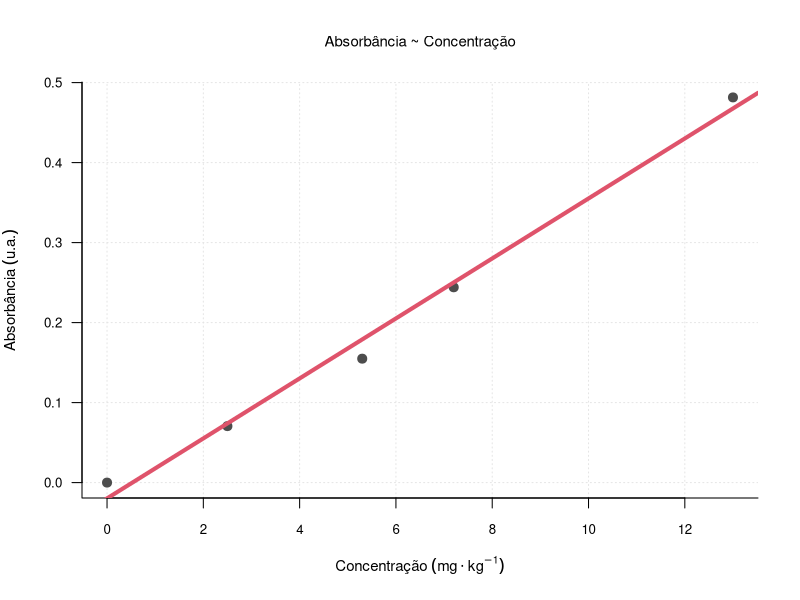

This figure's R source:

conc <- c(0.0,  2.5,  5.3,  7.2, 13.0 )

ab <- c( 0, 0.07058107, 0.15490196, 0.24412514, 0.48148606 )

plot(conc, ab,
     cex = 1.2,                    # pontos um pouco menores (mais discretos)
     pch = 19,
     col = "gray30",               # cinza escuro em vez de preto puro
     xlab = expression("Concentração" ~ (mg %.% kg^{-1})),
     ylab = expression("Absorbância" ~ (u.a.)),
     panel.first = grid(col = "gray90", lty = "dotted"),  # grade mais suave
     main = "Absorbância ~ Concentração",
     cex.main = 0.9,               # título menor
     font.main = 1,                # título sem negrito (mais discreto)
     cex.lab = 0.9,                # rótulos dos eixos menores
     cex.axis = 0.8,               # números dos eixos menores
     las = 1,                      # rótulos do eixo Y na horizontal (mais legível)
     bty = "l"                     # moldura apenas nos eixos X e Y (remove a caixa)
)


abline( coef( lm( ab~conc ) ), lwd=4, col=2 )
